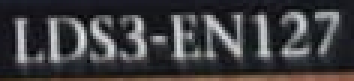
#> input picture dataset/card_number_crops/images/card_018_0.png, 118 x 27 px, found by its file name (shown 3 times larger); its folder holds only this picture in this run
$ python label_card_numbers.py
#> lines starting #> are read from the running program, lines starting #| are printed output that depends on the picture
import cv2
import os

# === CONFIG ===
image_folder = "dataset/card_number_crops/images"   # Folder with cropped images
label_folder = "dataset/card_number_crops/labels"  # Folder to save labels
os.makedirs(label_folder, exist_ok=True)

# === Load images ===
images = [f for f in os.listdir(image_folder) if f.lower().endswith((".png", ".jpg", ".jpeg"))]
images.sort()

if not images:
    print("⚠️ No images found in folder:", image_folder)
    exit()

print(f"🖼️ Found {len(images)} images to label.\n")

for i, img_name in enumerate(images):
    img_path = os.path.join(image_folder, img_name)
    img = cv2.imread(img_path)
#> img is the input picture: shape (27, 118, 3); mean B, G, R 64, 61.6, 62.7

    if img is None:
        print(f"❌ Could not open {img_name}")
        continue

    # Resize for visibility if needed
    scale = 3
    h, w = img.shape[:2]
#> h = 27; w = 118
    resized = cv2.resize(img, (w * scale, h * scale))
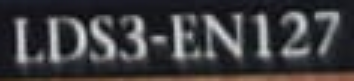
#> resized: shape (81, 354, 3); mean B, G, R 63.9, 61.5, 62.6

    # Display image
    cv2.imshow("Label OCR", resized)
    print(f"\n[{i+1}/{len(images)}] File: {img_name}")
    print("💡 Type label in the terminal (e.g. 'ABCD-EN123') or press Enter to skip.")

    # Wait a bit to ensure window refreshes properly
    cv2.waitKey(1)

    # Get label from terminal
#> (the run stopped early here; a loop or call above may not have finished)
